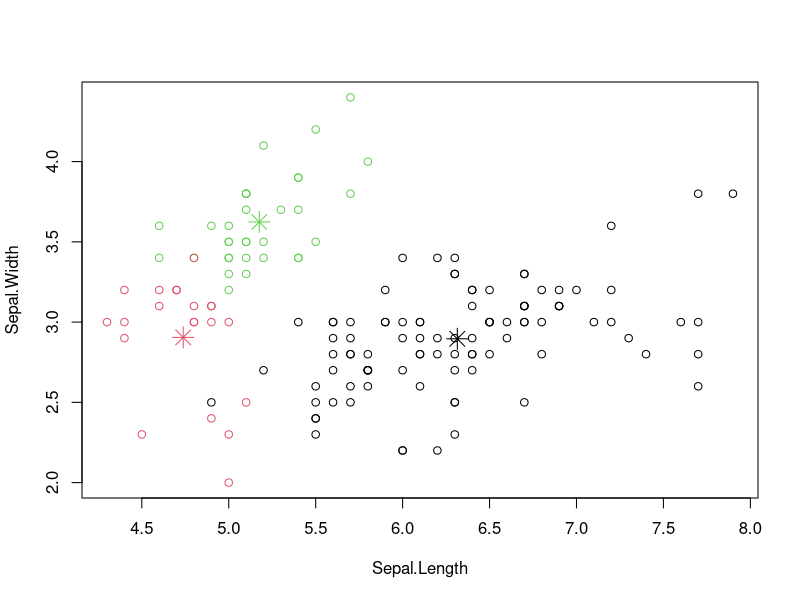

Write R code to recreate this figure.
# Load the Iris dataset
data(iris)

# Remove the class label
newiris <- iris
newiris$Species <- NULL

# Perform K-Means Clustering with K=3
kc <- kmeans(newiris, 3)

str(kc)
kc$centers
kc$size
kc$cluster

# Compare the assigned clusters and the Species
table(iris$Species, kc$cluster)

plot(newiris[,c("Sepal.Length", "Sepal.Width")], col = kc$cluster)
points(kc$centers[,c("Sepal.Length", "Sepal.Width")], col = 1:3, pch = 8, cex=2)